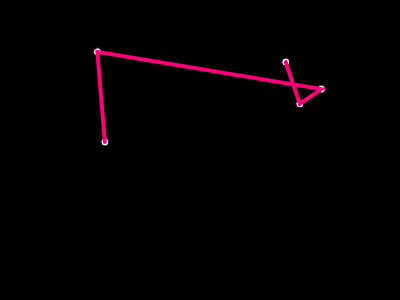
Frame 1 (no input)
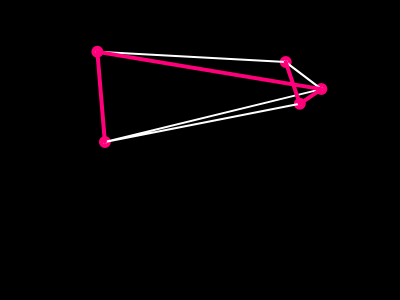
Frame 60 (no input)
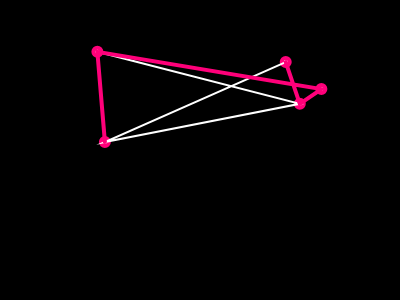
Frame 120 (the mouse pressed at the canvas centre since frame 60)

The p5.js sketch that drew these frames (run headless with seeded random() and noise() and a simulated clock; from frame 60 on, the mouse is pressed at the canvas centre):

// p5.js sketch
// ── sketch.js
var cities = [];
var totalCities = 5;
var recordDistance;
function setup(){

createCanvas(400,300);

// Create array with random vectors
for (var i =0; i<totalCities;  i++){
  
  var v = createVector(random(width), random(height));
  cities[i] = v;
    
  }
  
  
  var d = calcDistance(cities);
  recordDistance = d;
  bestEver = cities.slice();
}


function draw(){
  
  background(0);
  fill(255);
  
  //draw cities in array
  for (var i =0; i<totalCities;  i++){
    ellipse(cities[i].x, cities[i].y, 8,8); 
  };
  
  stroke(255);
  strokeWeight(2);
  noFill();
  
  //connect points with lines
  beginShape();
  
  for (var i =0; i<totalCities;  i++){
  
    vertex(cities[i].x, cities[i].y); 
  
  };
  
  endShape();
  
  stroke(255,0,122);
  strokeWeight(4);
  noFill();
  
  beginShape();
  
  for (var i =0; i<totalCities;  i++){
  
    vertex(bestEver[i].x, bestEver[i].y); 
  
  };
  
  endShape();

    var i = floor(random(cities.length));
    var j = floor(random(cities.length));
    
    swap(cities,i,j);
    
    
    var d = calcDistance(cities);
   
   if (d<recordDistance){
        recordDistance = d;
        console.log(recordDistance);
    }

}

function swap(a,i,j){
    var temp = a[i];
    a[i] = a[j];
    a[j] = temp;
  
  
}


function calcDistance(points){

    var sum = 0;
    for (var i=0; i<points.length-1; i++){
    
    var d = dist(points[i].x, points[i].y, points[i+1].x, points[i+1].y)
    sum += d;
    
    }
    return sum;
}
